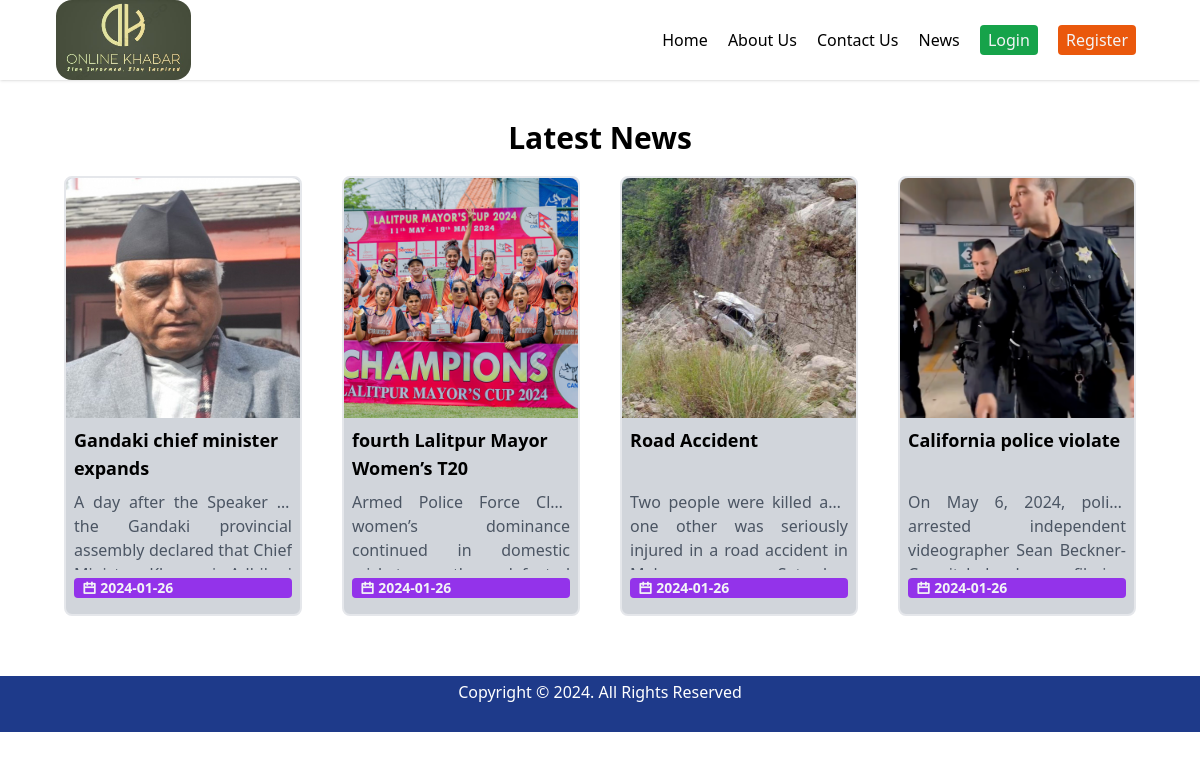
The page / on the database its author committed.
### tables this page shows
CREATE TABLE `news` (
  `id` int(11) NOT NULL,
  `title` varchar(400) NOT NULL,
  `description` text NOT NULL,
  `news_date` date NOT NULL,
  `photopath` varchar(300) NOT NULL,
  `category_id` int(11) NOT NULL,
  `count` int(11) NOT NULL
);

### index.php (the view, shortened to what this page needs)
<?php
include 'includes/header.php';
?>
<!DOCTYPE html>
<html lang="en">
<head>
    <script src="https://cdn.tailwindcss.com"></script>
</head>
<body>
<?php
include 'includes/dbconnection.php';
$subquery = "SELECT MAX(news_date) AS max_date FROM news";
$qry = "SELECT * FROM news WHERE news_date = ($subquery) ORDER BY count DESC";
$newsresult = mysqli_query($con,$qry);
?>
<div class="py-10 ">
    <h2 class="text-3xl font-bold text-center">Latest News</h2>
    <div class="grid grid-cols-4 gap-10 px-16 my-5 ">
        <?php
        while($news = mysqli_fetch_assoc($newsresult))
        { ?>
        <a id="select" href="counter.php?newsid=<?php echo $news['id']?>">
        <div class="bg-gray-300 rounded-lg border-2 h-full">
            <img src="admin/uploads/<?php echo $news['photopath'];?>" alt="" class="rounded-t-lg h-60 object-cover">
            <div class="p-2 ">
               <div class=" h-16"> <h1 class="font-bold text-lg flowdiv"><?php echo $news['title'];?></h1></div>
                <p class="text-gray-600  text-justify line-clamp-1 h-20 overflow-hidden"><?php echo $news['description'];?></p>
                <div class="text-sm text-gray-100 px-2 font-bold bg-purple-600 my-2 rounded ">
                <i class="ri-calendar-line"></i> <?php echo $news['news_date']; ?>
                </div>
            </div>
        </div>
        </a>
        <?php } ?>
    </div>
</div>
<?php include('includes/footer.php') ?>

### includes/header.php (shortened to what this page needs)
<html>
<head>
    <script src="https://cdn.tailwindcss.com"></script>
    <link
    href="https://cdn.jsdelivr.net/npm/remixicon@4.1.0/fonts/remixicon.css"
    rel="stylesheet"/>
</head>
<body>
    <nav class="flex justify-between items-center shadow px-14">
        <img src="/news/includes/logo.JPG" class="h-20  rounded-2xl" alt="">
        <div>
            <a class="ho mx-2  <?php if (strpos($_SERVER['REQUEST_URI'], 'index') !== false) {
                        echo 'font-bold'; }?>" href="/news/index.php">Home</a>
            <a class=" ho mx-2 <?php if (strpos($_SERVER['REQUEST_URI'], 'about') !== false) {
                        echo 'font-bold'; }?>" href="/news/about.php">About Us</a>
                        <a class="mx-2  <?php if (strpos($_SERVER['REQUEST_URI'], 'contactus') !== false) {
                        echo 'font-bold'; }?>" href="/news/contactus.php">Contact Us</a>
           <a class=" ho mx-2  <?php if (strpos($_SERVER['REQUEST_URI'], 'nab') !== false) {
                        echo 'font-bold'; }?>" href="/news/nab.php">News</a>
            <a class=" ho mx-2 bg-green-600 text-gray-100 px-2 py-1 rounded <?php if (strpos($_SERVER['REQUEST_URI'], 'login.php') !== false) {
                        echo 'font-bold'; }?>" href="/news/user/userlogin.php">Login</a>
            <a class=" ho mx-2 bg-orange-600 text-gray-100 px-2 py-1 rounded  <?php if (strpos($_SERVER['REQUEST_URI'], 'user') !== false) {
                        echo 'font-bold'; }?>" href="/news/user/register.php">Register</a>
        </div>
    </nav>

### includes/footer.php
<footer class="bg-blue-900 text-white text-center h-14 py-1">
    <p>Copyright &copy; <?php echo date('Y'); ?>. All Rights Reserved</p>
</footer>
</body>
</html>

### includes/header.php (style rules this page uses)
.ho { transition: .25s; }

### index.php (style rules this page uses)
.flowdiv { overflow:hidden; }

### rows shown on the page
news: photopath (picture), title "Gandaki chief minister expands", description "A day after the Speaker of the Gandaki provincial assembly declared that…", news_date "2024-01-26"
news: photopath (picture), title "fourth Lalitpur Mayor Women’s T20", description "Armed Police Force Club women’s dominance continued in…", news_date "2024-01-26"
news: photopath (picture), title "Road Accident", description "Two people were killed and one other was seriously injured in a road accident…", news_date "2024-01-26"
news: photopath (picture), title "California police violate", description "On May 6, 2024, police arrested independent videographer…", news_date "2024-01-26"
